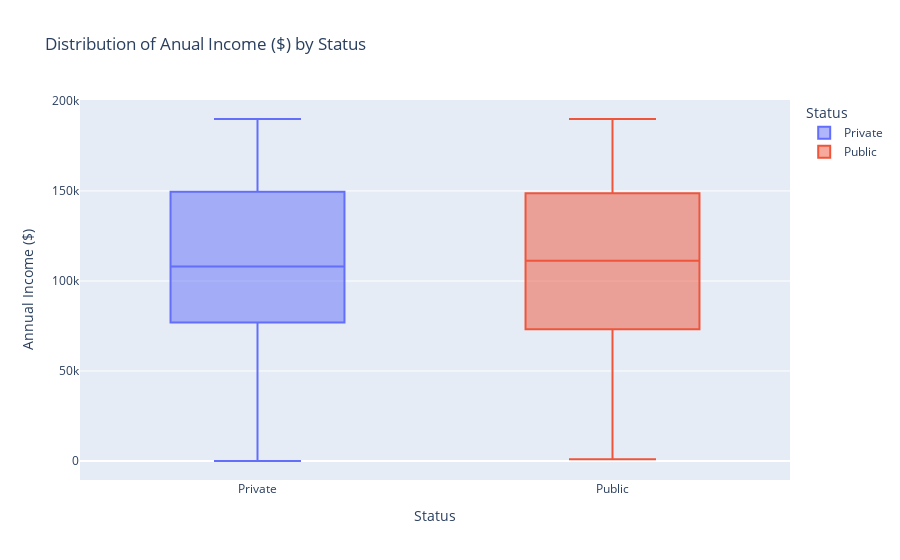

Notebook cell for this chart:
### Markdown cell above
The box plot provides clear insights into the distribution of founded year by status. From the plot, it is evident that status does not appear to significantly impact the distribution of founded year. Both private and public status have similar founded year distributions with no significant differences.

### Code cell
# Create a box plot of Annual Income by Status
anual_income_status_boxplot = px.box(df, x='Status', y='Annual Income ($)', color='Status', title='Distribution of Anual Income ($) by Status')

# Display the plot
anual_income_status_boxplot.show()

### Figure 1 — Plotly figure (JSON) as saved in the notebook; plotly's stock layout.template omitted (floating-point values rounded to 4 significant figures; data arrays with more than 128 entries replaced by an {"elided": "..."} marker saying what was removed)
{"data": [{"alignmentgroup": "True", "hovertemplate": "Status=%{x}<br>Annual Income ($)=%{y}<extra></extra>", "legendgroup": "Private", "marker": {"color": "#636efa"}, "name": "Private", "notched": false, "offsetgroup": "Private", "orientation": "v", "showlegend": true, "type": "box", "x": {"elided": "814 str values"}, "x0": " ", "xaxis": "x", "y": {"elided": "814 int values"}, "y0": " ", "yaxis": "y"}, {"alignmentgroup": "True", "hovertemplate": "Status=%{x}<br>Annual Income ($)=%{y}<extra></extra>", "legendgroup": "Public", "marker": {"color": "#EF553B"}, "name": "Public", "notched": false, "offsetgroup": "Public", "orientation": "v", "showlegend": true, "type": "box", "x": {"elided": "1186 str values"}, "x0": " ", "xaxis": "x", "y": {"elided": "1186 int values"}, "y0": " ", "yaxis": "y"}], "layout": {"autosize": true, "boxmode": "overlay", "legend": {"title": {"text": "Status"}, "tracegroupgap": 0}, "title": {"text": "Distribution of Anual Income ($) by Status"}, "xaxis": {"anchor": "y", "autorange": true, "categoryarray": ["Private", "Public"], "categoryorder": "array", "domain": [0, 1], "range": [-0.5, 1.5], "title": {"text": "Status"}, "type": "category"}, "yaxis": {"anchor": "x", "autorange": true, "domain": [0, 1], "range": [-10550.0, 200500.0], "title": {"text": "Annual Income ($)"}, "type": "linear"}}}
